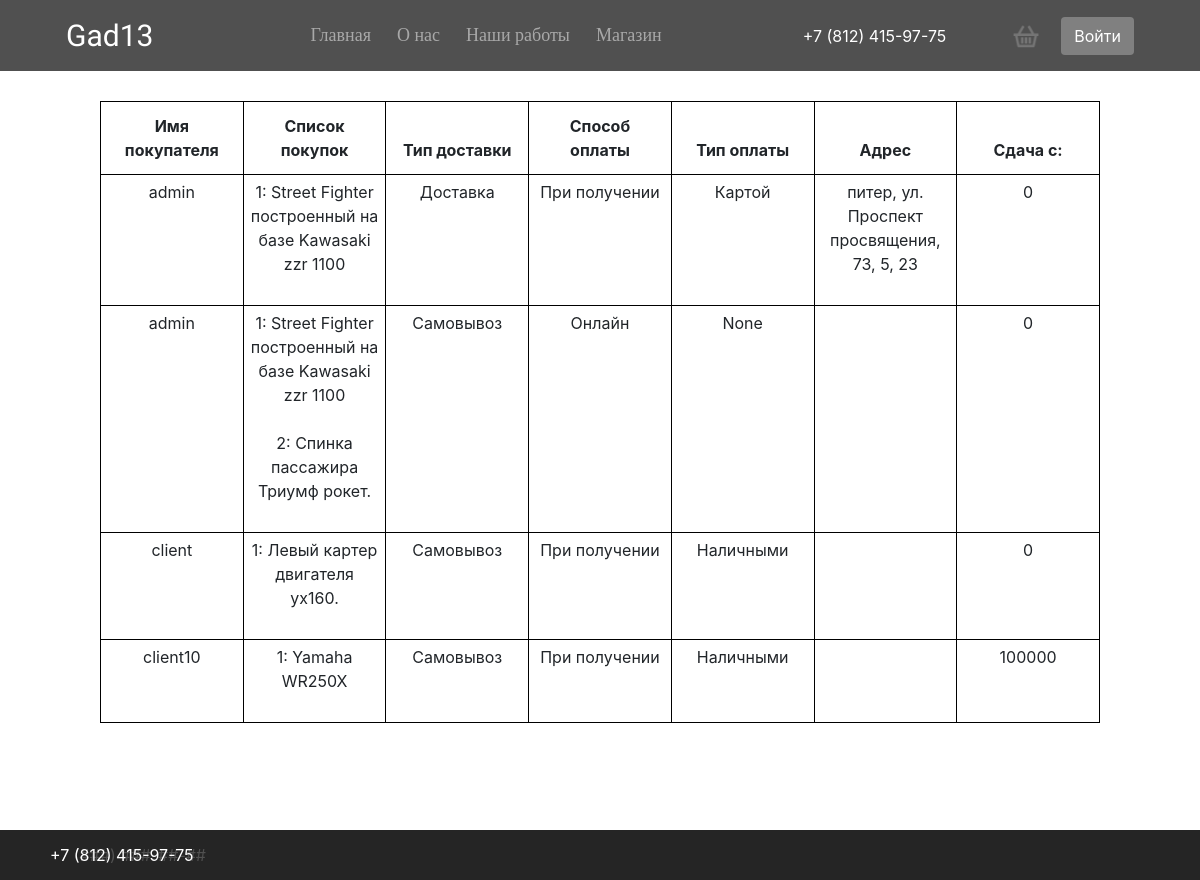
The page /store/history/ on the database its author committed.
### store/models.py (models this page shows, shortened)
class Order(models.Model):
    SELF = 'SEL'
    DELIVERY = 'DEL'
    DELIVERY_TYPE_CHOICES = [
        (SELF, 'Самовывоз'),
        (DELIVERY, 'Доставка'),
    ]
    ONLINE = 'ONL'
    OFFLINE = 'OFL'
    PAYMENT_PLACE_CHOICES = [
        (ONLINE, 'Онлайн'),
        (OFFLINE, 'При получении'),
    ]
    CARD = 'CAR'
    CASH = 'CAS'
    PAYMENT_TYPE_CHOICES = [
        (CARD, 'Картой'),
        (CASH, 'Наличными'),
    ]
    delivery_type = models.CharField(
        max_length=3,
        choices=DELIVERY_TYPE_CHOICES,
        default=SELF
    )
    payment_place = models.CharField(
        max_length=3,
        choices=PAYMENT_PLACE_CHOICES,
        default=ONLINE
    )
    payment_type = models.CharField(
        max_length=3,
        choices=PAYMENT_TYPE_CHOICES,
        default=CARD,
        null=True, blank=True,
    )
    city = models.CharField(max_length=100, blank=True, null=True)
    street = models.CharField(max_length=100, blank=True, null=True)
    house = models.CharField(max_length=100, blank=True, null=True)
    corps = models.CharField(max_length=100, blank=True, null=True)
    apartment = models.CharField(max_length=100, blank=True, null=True)
    lease = models.PositiveIntegerField(default=0)
    user = models.ForeignKey(User, on_delete=models.CASCADE)
    products = models.ManyToManyField(Product)
    created_at = models.DateTimeField(auto_now_add=True)
    updated_at = models.DateTimeField(auto_now=True)
    class Meta:
        verbose_name = "Заказ"
        verbose_name_plural = "Заказы"
    def get_full_address(self):
        result = ""
        if self.city:
            result += f'{self.city}'
        if self.street:
            result += f', {self.street}'
        if self.house:
            result += f', {self.house}'
        if self.corps:
            result += f', {self.corps}'
        if self.apartment:
            result += f', {self.apartment}'
        return result

class Product(models.Model):
    title = models.CharField(max_length=255, verbose_name="Название продукта")
    description = models.TextField(verbose_name="Описание продукта")
    price = models.PositiveIntegerField(verbose_name="Цена продукта")
    amount = models.PositiveIntegerField(verbose_name="Остаток а наличии")
    selled = models.IntegerField(default=0 ,verbose_name="Продано товаров")
    category = models.ForeignKey(Category, on_delete=models.CASCADE, null=True)
    created_at = models.DateTimeField(auto_now_add=True)
    updated_at = models.DateTimeField(auto_now=True)
    class Meta:
        verbose_name = "Продукт"
        verbose_name_plural = "Продукты"

### store/views.py (the view, shortened to what this page needs)
# urls.py: path('history/', views.HistoryView.as_view(), name='history'),
class HistoryView(View):
    template_name = 'history.html'
    def get_context(self, request):
        context = {}
        orders = Order.objects.all()
        context['orders'] = orders
        return context
    def get(self, request, *args, **kwargs):
        context = self.get_context(request)
        return render(request, self.template_name, context)

### store/templates/history.html (shortened to what this page needs)
{% extends 'base_store.html' %}
{% block content %}
{% load static %}
<main>
  <div class="profile" style="padding: 0 100px;">
    <table class="table">
        <thead>
        <tr>
            <th>Имя покупателя</th>
            <th>Список покупок</th>
            <th>Тип доставки</th>
            <th>Способ оплаты</th>
            <th>Тип оплаты</th>
            <th>Адрес</th>
            <th>Сдача с:</th>
        </tr>
        </thead>
        <tbody>
        {% for order in orders %}
        <tr>
            <td>{{ order.user.username }}</td>
            <td>{% for product in order.products.all %} {{ forloop.counter }}: {{ product.title}}<br><br> {% endfor %}</td>
            <td>{{ order.get_delivery_type_display }}</td>
            <td>{{ order.get_payment_place_display }}</td>
            <td>{{ order.get_payment_type_display }}</td>
            <td>{{ order.get_full_address }}</td>
            <td>{{ order.lease }}</td>
        </tr>
        {% endfor %}
        </tbody>
    </table>
  </div>
</main>
<footer>
  <p>+7 (###) ###-##-##</p>
</footer>
{% endblock %}

### static/css/style.css (style rules this page uses)
body { min-height: 100vh; position: relative; }
p { margin: 0; }
.profile { padding: 0 400px; }
footer { width: 100%; background-color: #171717c0; height: 50px; display: flex; justify-content: space-between; padding: 10px 50px; position: absolute; bottom: -80px; }
footer p { color: white; margin-top: 3px; }
.table { width: 100%; margin-top: 30px; border: black 1px solid !important; border-collapse: collapse; table-layout: fixed; text-align: center; }
.table th, .table thead th { text-align: center; border: none; border: black 1px solid !important; }
.table td { border: black 1px solid; padding: 5px; }

### rows shown on the page
Order: user.username "admin", delivery_type "Доставка", payment_place "При получении", payment_type "Картой", get_full_address "питер, ул. Проспект просвящения, 73, 5, 23", lease "0"
Product: title "Street Fighter построенный на базе Kawasaki zzr 1100"
Order: user.username "admin", delivery_type "Самовывоз", payment_place "Онлайн", payment_type "None", lease "0"
Product: title "Спинка пассажира Триумф рокет."
Order: user.username "client", delivery_type "Самовывоз", payment_place "При получении", payment_type "Наличными", lease "0"
Product: title "Левый картер двигателя yx160."
Order: user.username "client10", delivery_type "Самовывоз", payment_place "При получении", payment_type "Наличными", lease "100000"
Product: title "Yamaha WR250X"
